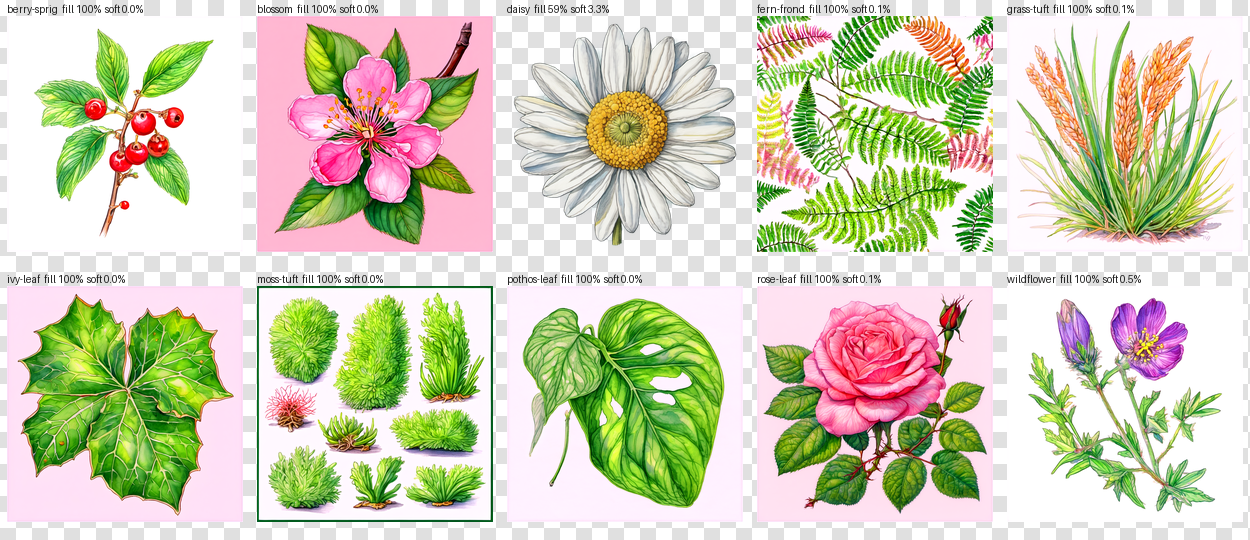

Source code (Python):
"""Contact sheet for alpha cut-outs, on a checkerboard so transparency is visible."""
from PIL import Image, ImageDraw
import glob
import os
import numpy as np

files = sorted(glob.glob("assets/cutouts/*.png"))
cell, cols = 250, 5
rows = max(1, (len(files) + cols - 1) // cols)
W, H = cols * cell, rows * (cell + 20)

sheet = Image.new("RGB", (W, H), (255, 255, 255))
draw = ImageDraw.Draw(sheet)
for y in range(0, H, 16):
    for x in range(0, W, 16):
        if (x // 16 + y // 16) % 2:
            draw.rectangle([x, y, min(x + 15, W - 1), min(y + 15, H - 1)], fill=(224, 224, 224))

for i, f in enumerate(files):
    im = Image.open(f).convert("RGBA")
    alpha = np.asarray(im)[..., 3]
    covered = float((alpha > 16).mean())
    edge_soft = float(((alpha > 16) & (alpha < 240)).mean())
    im.thumbnail((cell - 14, cell - 14), Image.LANCZOS)
    x = (i % cols) * cell + 7
    y = (i // cols) * (cell + 20) + 16
    sheet.paste(im, (x, y), im)
    label = f"{os.path.basename(f)[:-4]}  fill {covered * 100:.0f}%  soft {edge_soft * 100:.1f}%"
    draw.text((x, y - 13), label, fill=(30, 30, 30))

sheet.save("qa/sheet-cutouts.png")
print(f"{len(files)} cutouts")
